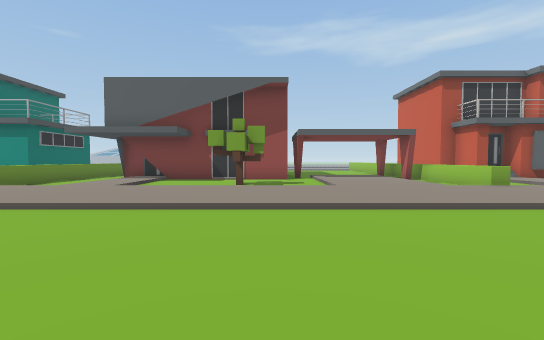
View 1 (above)

20 first-person views from a walk through a scene from a Unity 3-D project. The camera is 1.5 m above the floor, tilts 2° down and sees 90° across. The floor is counted in squares, 2 m on a side. Each view is taken from the middle of a square. On the plan, view 1 faces up. The plan holds only what a view shows up to about 10 squares ahead; the rest is blank. The place goes on beyond the plan.

View 2
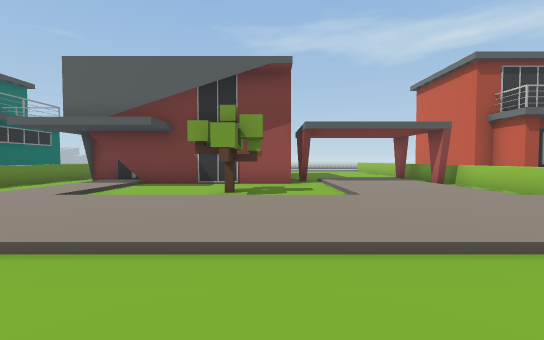

View 3
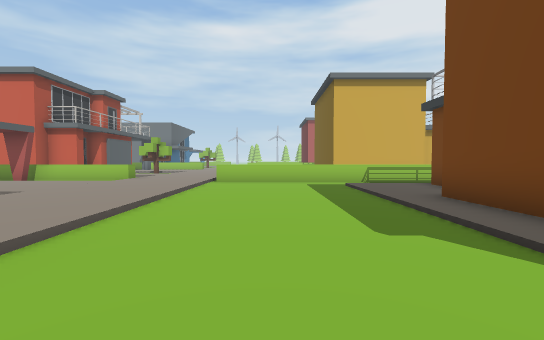

View 4
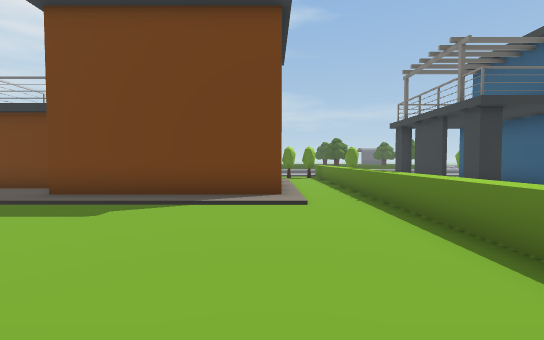

View 5
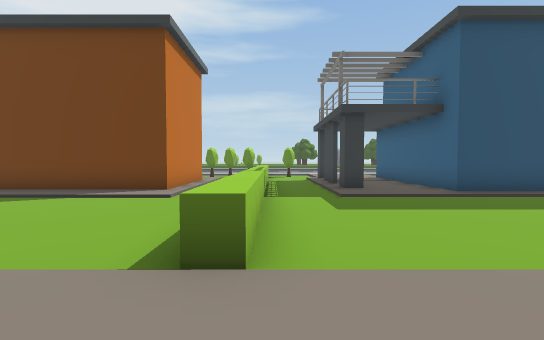

View 6
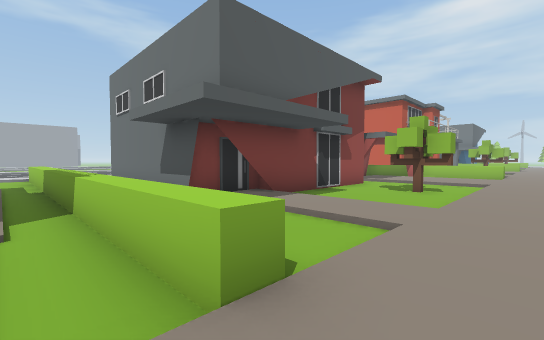

View 7
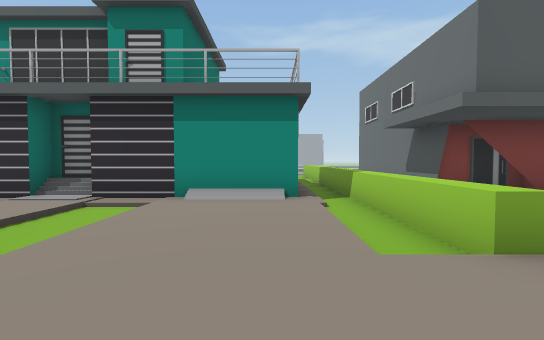

View 8
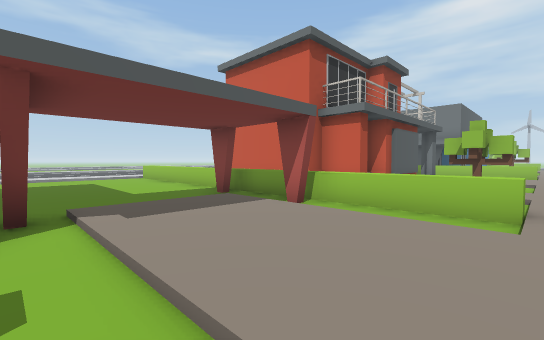

View 9
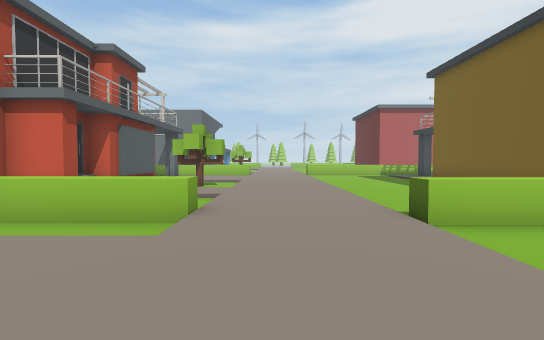

View 10
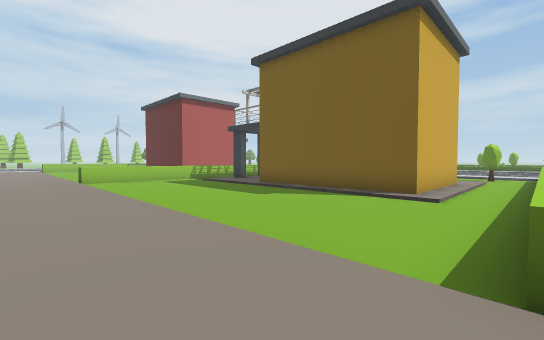

View 11
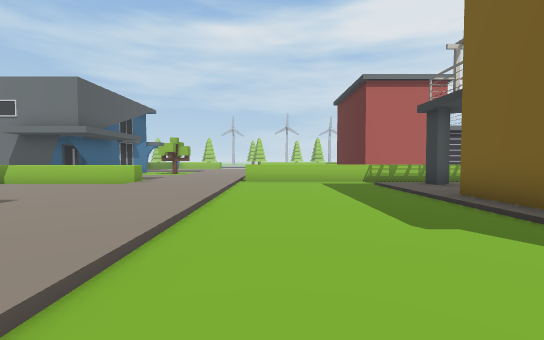

View 12
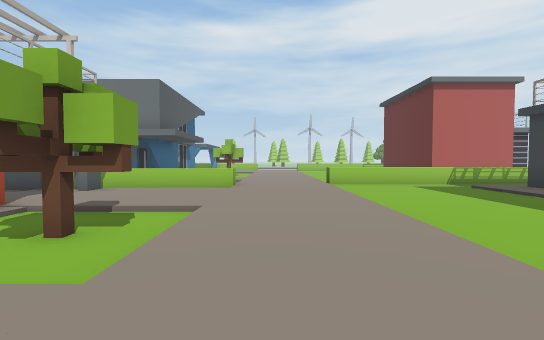

View 13
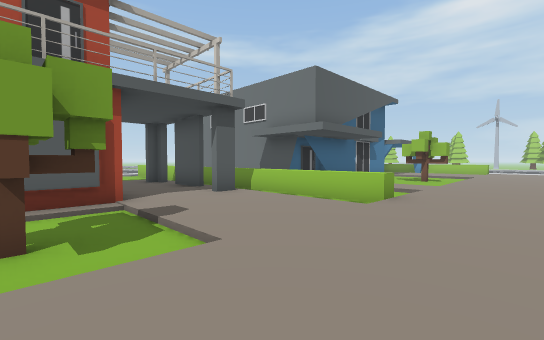

View 14
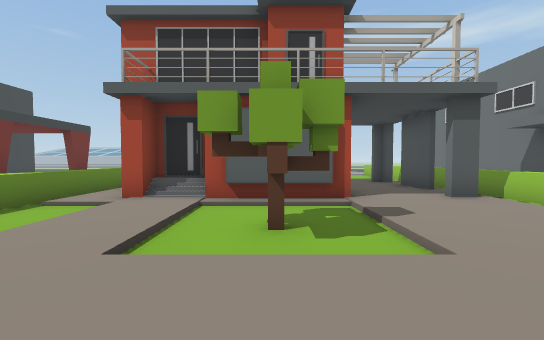

View 15
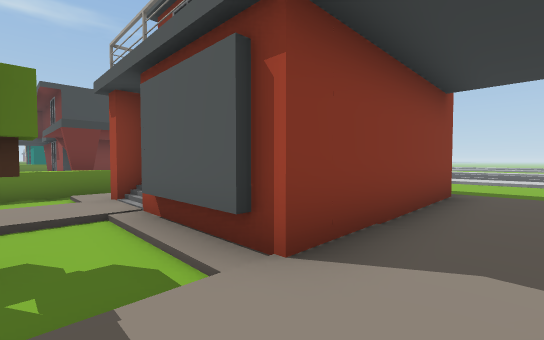

View 16
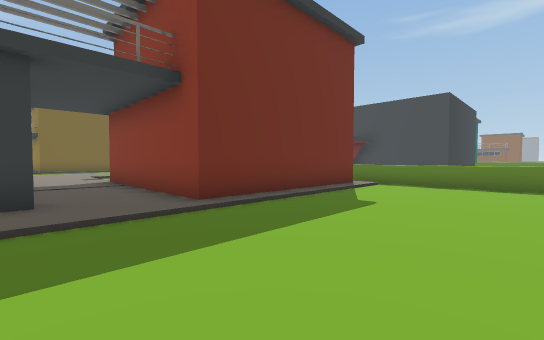

View 17
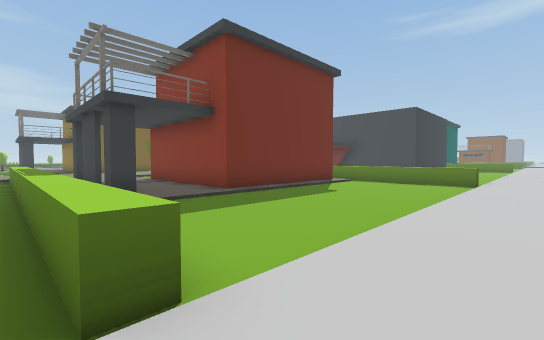

View 18
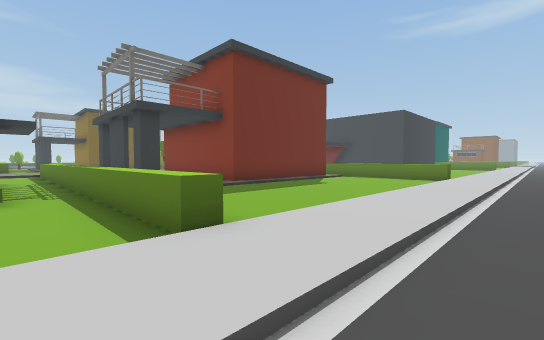

View 19
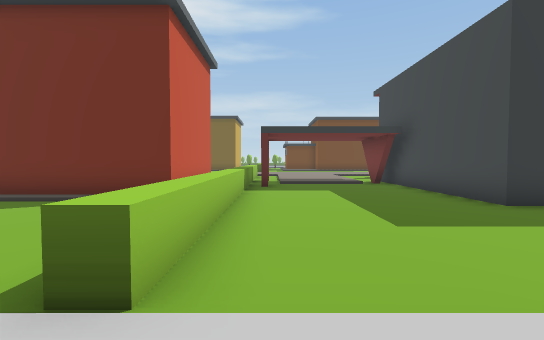

View 20
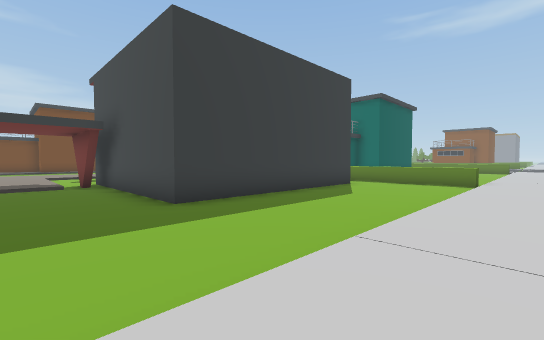

### Floor plan
Key: @ floor where view 1 was taken; # wall or solid block; x gap in a wall; . main floor; : floor 0.25 m higher than the main floor; / step, stairs or slope; ^ raised ledge; T tree.
Columns run from 13 left of view 1 to 18 right of it. Each row starts with its distance up from view 1.
 23                  ...............
 22    /////////////////////////////
 21    :::::::::::::::::::::::::::::
 20      ^.............^..........^.
 19     .^.............^..........^.
 18     .^.............^..........^.
 17     .^ #######.....^..........^
 16     /^ #     #.....^:#####:::.^
 15     /^ #     #.....^ #   #::#.^
 14     /^ #     #.....^ #   #:::.^#
 13     /^ #     #.....^ #   #::#.^#
 12    #/^.##    ##///.^:#   #::x.^#
 11 ####/^.########:::.^:#####::#.^#
 10 //::/^..:/.....:::.^//:///:::.^.
  9 ./::/^..:/..T..:::.^./:.T.:::.^.
  8 ./::/^..:/..T..:::.^./:.T.:::.^.
  7  /::////://////:::////:///:::///
  6   ::::::::::::::::::::::::::::::
  5    : :::::::::::::::::::::::::::
  4     ///////////////^///////////^
  3    ....^...........^...........^
  2   .....^...........^...........^
  1  ......^...........^...........^
  0 .......^.////@////.^./////////.^
 -1 ##:::..^.::::::::/.^.######:::.^
 -2  #::#..^.######::/.^.#      :#.^
 -3  #::x..^.#    ### .^.#         ^
 -4  #: #..^.#         ^.#         ^
 -5        ^.          ^.:
 -6                    ^.:
 -7                    ^.

Positions as (right, up) in squares from view 1, and headings:
1: (0, 0), facing up
2: (0, 2), facing up
3: (-4, 2), facing right
4: (-4, 5), facing down
5: (-7, 6), facing down
6: (-9, 6), facing up-right
7: (-10, 5), facing up
8: (1, 7), facing up-right
9: (2, 6), facing right
10: (6, 6), facing down-right
11: (8, 3), facing right
12: (8, 6), facing right
13: (11, 5), facing up-right
14: (11, 5), facing up
15: (14, 9), facing up-left
16: (15, 20), facing down-left
17: (17, 22), facing down-left
18: (18, 23), facing down-left
19: (5, 22), facing down
20: (3, 22), facing down-left
